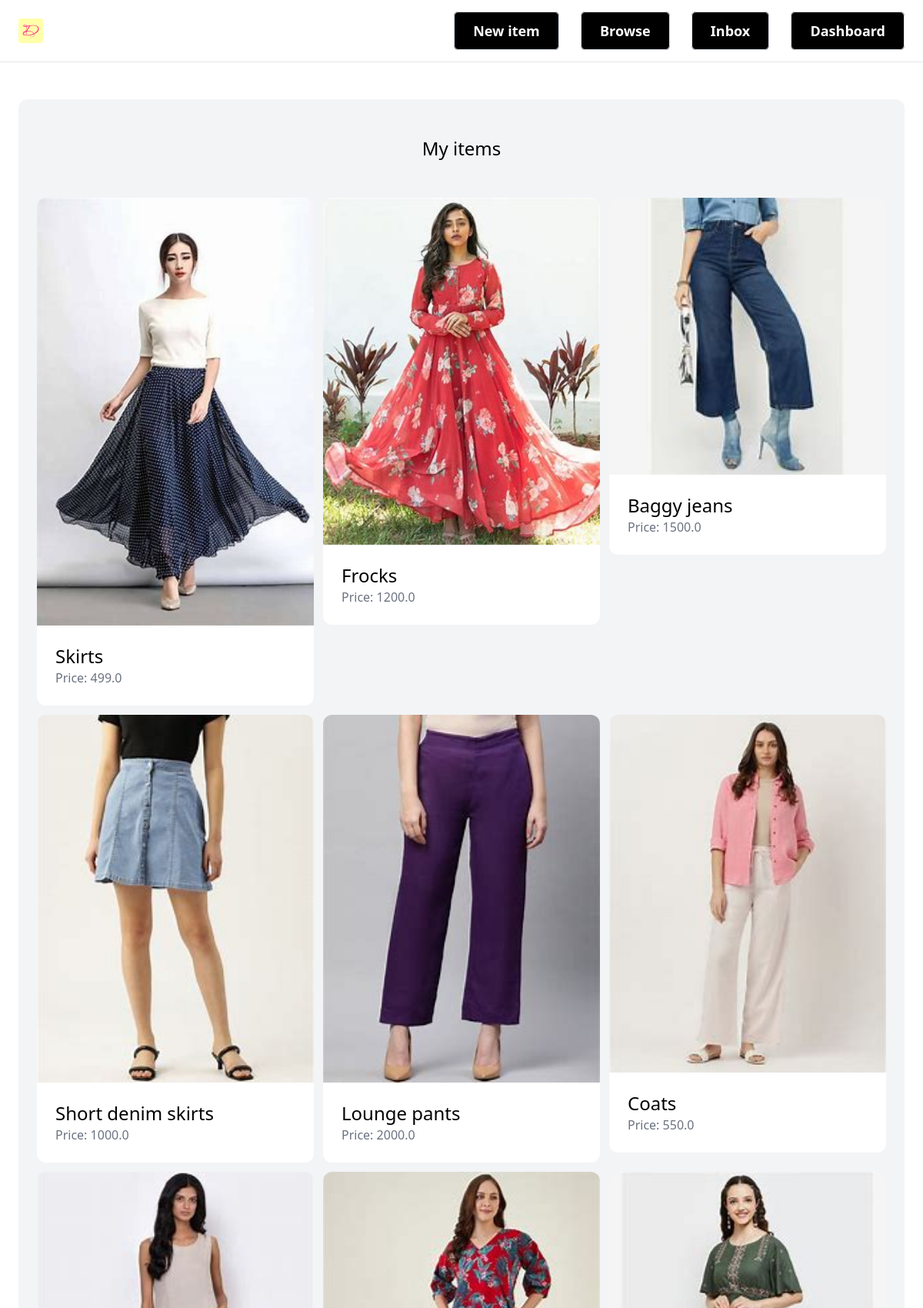
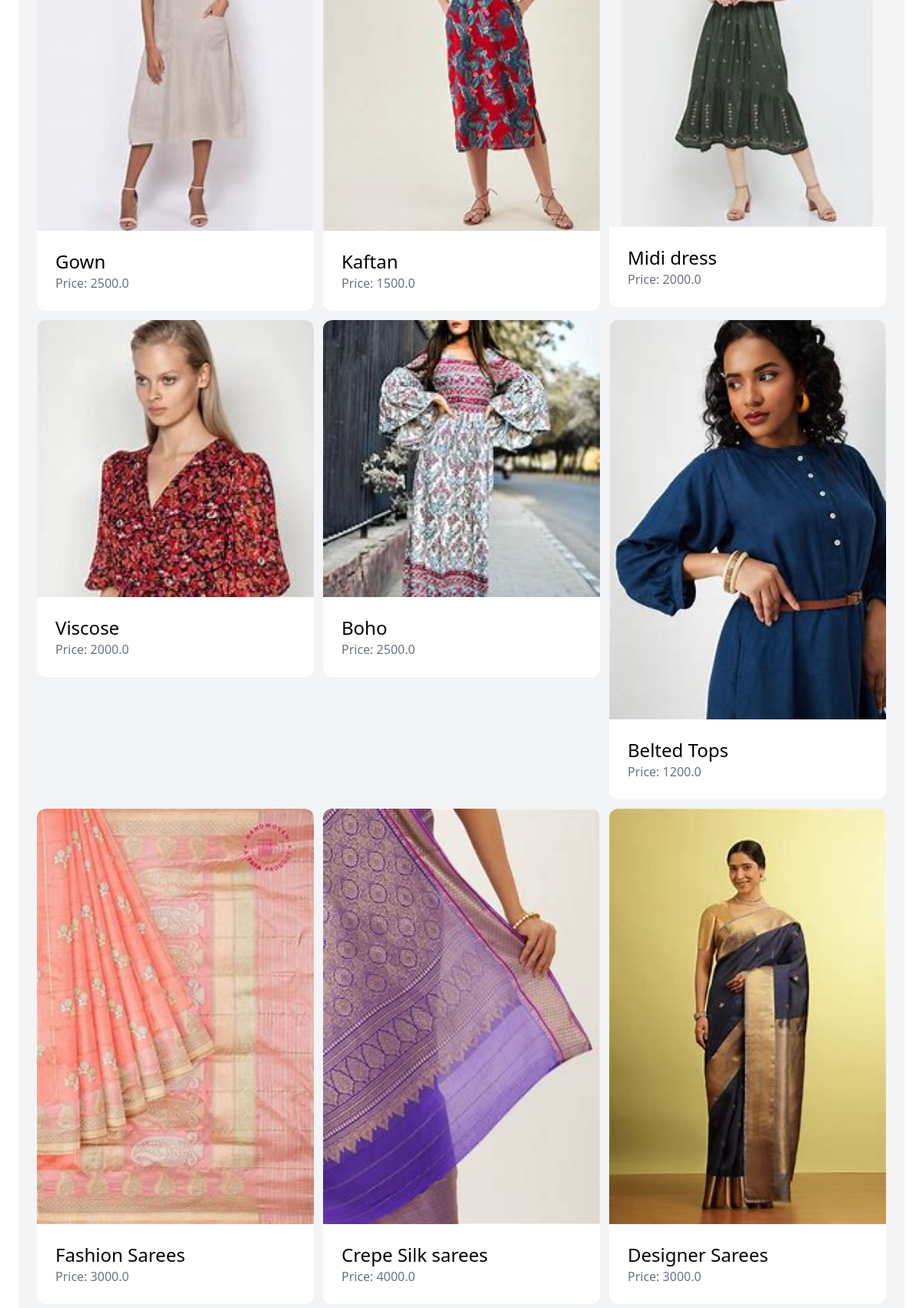
The page /dashboard/ (signed in, upper part) on the database its author committed (2 pictures, top to bottom).
### item/models.py (models this page shows, shortened)
class Item(models.Model):
    category = models.ForeignKey(Category, related_name='items', on_delete=models.CASCADE)
    name = models.CharField(max_length=255)
    description = models.TextField(blank=True, null=True)
    price = models.FloatField()
    image = models.ImageField(upload_to='item_images', blank=True, null=True)
    is_sold = models.BooleanField(default=False)
    created_by = models.ForeignKey(User, related_name='items', on_delete=models.CASCADE)
    created_at = models.DateTimeField(auto_now_add=True)

### dashboard/views.py (the view)
# urls.py: path('',views.index,name='index'),
@login_required
def index(request):
    items=Item.objects.filter(created_by=request.user)
    return render(request,'dashboard/index.html',{
        'items':items,
    })

### dashboard/templates/dashboard/index.html (shortened to what this page needs)
{% extends 'app/base.html' %}
{% block content %}
    <div class="mt-6 px-6 py-12 bg-gray-100 rounded-xl">
        <h2 class="mb-12 text-2xl text-center">My items</h2>
        <div class="grid grid-cols-3 gap-3">
            {% for item in items %}
                <div>
                    <a href="{% url 'item:detail' item.id %}">
                        <div>
                            <img src="{{ item.image.url }}" class="rounded-t-xl object-fill h-46 w-96">
                        </div>
                        <div class="p-6 bg-white rounded-b-xl">
                            <h2 class="text-2xl">{{ item.name }}</h2>
                            <p class="text-gray-500">Price: {{ item.price }}</p>
                        </div>
                    </a>
                </div>
            {% endfor %}
        </div>
    </div>
{% endblock %}

### rows shown on the page
Item: image (picture), name "Skirts", price "499.0"
Item: image (picture), name "Frocks", price "1200.0"
Item: image (picture), name "Baggy jeans", price "1500.0"
Item: image (picture), name "Short denim skirts", price "1000.0"
Item: image (picture), name "Lounge pants", price "2000.0"
Item: image (picture), name "Coats", price "550.0"
Item: image (picture), name "Gown", price "2500.0"
Item: image (picture), name "Kaftan", price "1500.0"
Item: image (picture), name "Midi dress", price "2000.0"
Item: image (picture), name "Viscose", price "2000.0"
Item: image (picture), name "Boho", price "2500.0"
Item: image (picture), name "Belted Tops", price "1200.0"
Item: image (picture), name "Fashion Sarees", price "3000.0"
Item: image (picture), name "Crepe Silk sarees", price "4000.0"
Item: image (picture), name "Designer Sarees", price "3000.0"
